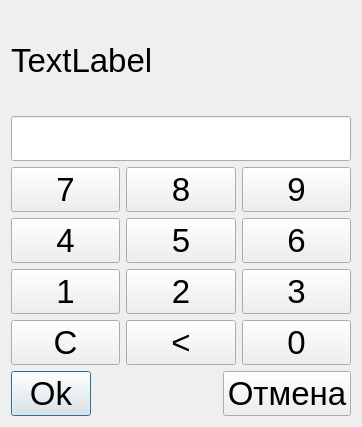
<?xml version="1.0" encoding="UTF-8"?>
<ui version="4.0">
 <class>ExitDialog</class>
 <widget class="QDialog" name="ExitDialog">
  <property name="geometry">
   <rect>
    <x>0</x>
    <y>0</y>
    <width>362</width>
    <height>427</height>
   </rect>
  </property>
  <property name="font">
   <font>
    <pointsize>25</pointsize>
   </font>
  </property>
  <property name="windowTitle">
   <string>Dialog</string>
  </property>
  <layout class="QVBoxLayout" name="verticalLayout">
   <item>
    <widget class="QLabel" name="lInfo">
     <property name="text">
      <string>TextLabel</string>
     </property>
    </widget>
   </item>
   <item>
    <widget class="QLineEdit" name="le">
     <property name="font">
      <font>
       <pointsize>25</pointsize>
      </font>
     </property>
     <property name="echoMode">
      <enum>QLineEdit::Password</enum>
     </property>
     <property name="readOnly">
      <bool>true</bool>
     </property>
    </widget>
   </item>
   <item>
    <layout class="QHBoxLayout" name="horizontalLayout_3">
     <item>
      <widget class="QPushButton" name="pb7">
       <property name="text">
        <string>7</string>
       </property>
      </widget>
     </item>
     <item>
      <widget class="QPushButton" name="pb8">
       <property name="text">
        <string>8</string>
       </property>
      </widget>
     </item>
     <item>
      <widget class="QPushButton" name="pb9">
       <property name="text">
        <string>9</string>
       </property>
      </widget>
     </item>
    </layout>
   </item>
   <item>
    <layout class="QHBoxLayout" name="horizontalLayout_2">
     <item>
      <widget class="QPushButton" name="pb4">
       <property name="text">
        <string>4</string>
       </property>
      </widget>
     </item>
     <item>
      <widget class="QPushButton" name="pb5">
       <property name="text">
        <string>5</string>
       </property>
      </widget>
     </item>
     <item>
      <widget class="QPushButton" name="pb6">
       <property name="text">
        <string>6</string>
       </property>
      </widget>
     </item>
    </layout>
   </item>
   <item>
    <layout class="QHBoxLayout" name="horizontalLayout">
     <item>
      <widget class="QPushButton" name="pb1">
       <property name="text">
        <string>1</string>
       </property>
      </widget>
     </item>
     <item>
      <widget class="QPushButton" name="pb2">
       <property name="text">
        <string>2</string>
       </property>
      </widget>
     </item>
     <item>
      <widget class="QPushButton" name="pb3">
       <property name="text">
        <string>3</string>
       </property>
      </widget>
     </item>
    </layout>
   </item>
   <item>
    <layout class="QHBoxLayout" name="horizontalLayout_5">
     <item>
      <widget class="QPushButton" name="pbDot">
       <property name="text">
        <string>C</string>
       </property>
      </widget>
     </item>
     <item>
      <widget class="QPushButton" name="pbSlash">
       <property name="text">
        <string>&lt;</string>
       </property>
      </widget>
     </item>
     <item>
      <widget class="QPushButton" name="pb0">
       <property name="text">
        <string>0</string>
       </property>
      </widget>
     </item>
    </layout>
   </item>
   <item>
    <layout class="QHBoxLayout" name="horizontalLayout_4">
     <item>
      <widget class="QPushButton" name="pbOk">
       <property name="text">
        <string>Ok</string>
       </property>
       <property name="default">
        <bool>true</bool>
       </property>
      </widget>
     </item>
     <item>
      <spacer name="horizontalSpacer">
       <property name="orientation">
        <enum>Qt::Horizontal</enum>
       </property>
       <property name="sizeHint" stdset="0">
        <size>
         <width>40</width>
         <height>20</height>
        </size>
       </property>
      </spacer>
     </item>
     <item>
      <widget class="QPushButton" name="pbCancel">
       <property name="text">
        <string>Отмена</string>
       </property>
      </widget>
     </item>
    </layout>
   </item>
  </layout>
 </widget>
 <resources/>
 <connections/>
</ui>
